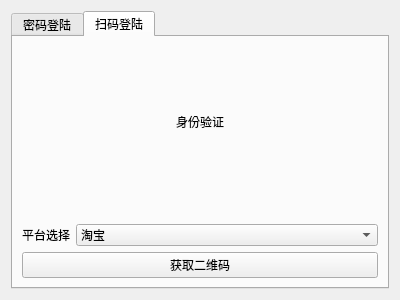
<?xml version="1.0" encoding="UTF-8"?>
<ui version="4.0">
 <class>Login</class>
 <widget class="QWidget" name="Login">
  <property name="geometry">
   <rect>
    <x>0</x>
    <y>0</y>
    <width>400</width>
    <height>300</height>
   </rect>
  </property>
  <property name="windowTitle">
   <string>身份认证</string>
  </property>
  <layout class="QVBoxLayout" name="verticalLayout">
   <item>
    <widget class="QTabWidget" name="tabWidget">
     <property name="currentIndex">
      <number>1</number>
     </property>
     <widget class="QWidget" name="passwordTab">
      <attribute name="title">
       <string>密码登陆</string>
      </attribute>
      <layout class="QVBoxLayout" name="verticalLayout_2">
       <item>
        <widget class="QLabel" name="label_4">
         <property name="text">
          <string>身份验证</string>
         </property>
         <property name="alignment">
          <set>Qt::AlignCenter</set>
         </property>
        </widget>
       </item>
       <item>
        <spacer name="verticalSpacer_4">
         <property name="orientation">
          <enum>Qt::Vertical</enum>
         </property>
         <property name="sizeHint" stdset="0">
          <size>
           <width>20</width>
           <height>40</height>
          </size>
         </property>
        </spacer>
       </item>
       <item>
        <layout class="QHBoxLayout" name="horizontalLayout">
         <item>
          <widget class="QLabel" name="label">
           <property name="text">
            <string> 账  号 </string>
           </property>
          </widget>
         </item>
         <item>
          <widget class="QLineEdit" name="lineEdit"/>
         </item>
        </layout>
       </item>
       <item>
        <layout class="QHBoxLayout" name="horizontalLayout_2">
         <item>
          <widget class="QLabel" name="label_2">
           <property name="text">
            <string> 密  码 </string>
           </property>
          </widget>
         </item>
         <item>
          <widget class="QLineEdit" name="lineEdit_2"/>
         </item>
        </layout>
       </item>
       <item>
        <spacer name="verticalSpacer_2">
         <property name="orientation">
          <enum>Qt::Vertical</enum>
         </property>
         <property name="sizeHint" stdset="0">
          <size>
           <width>20</width>
           <height>40</height>
          </size>
         </property>
        </spacer>
       </item>
       <item>
        <layout class="QHBoxLayout" name="horizontalLayout_3" stretch="1,9">
         <item>
          <widget class="QLabel" name="label_3">
           <property name="text">
            <string>平台选择</string>
           </property>
          </widget>
         </item>
         <item>
          <widget class="QComboBox" name="platformBox_password">
           <item>
            <property name="text">
             <string>淘宝</string>
            </property>
           </item>
           <item>
            <property name="text">
             <string>京东</string>
            </property>
           </item>
          </widget>
         </item>
        </layout>
       </item>
       <item>
        <layout class="QHBoxLayout" name="horizontalLayout_4">
         <item>
          <widget class="QCheckBox" name="checkBox">
           <property name="text">
            <string>自动登陆</string>
           </property>
          </widget>
         </item>
         <item>
          <spacer name="horizontalSpacer">
           <property name="orientation">
            <enum>Qt::Horizontal</enum>
           </property>
           <property name="sizeHint" stdset="0">
            <size>
             <width>40</width>
             <height>20</height>
            </size>
           </property>
          </spacer>
         </item>
         <item>
          <widget class="QCheckBox" name="checkBox_2">
           <property name="text">
            <string>记住密码</string>
           </property>
          </widget>
         </item>
        </layout>
       </item>
       <item>
        <widget class="QPushButton" name="pushButton">
         <property name="text">
          <string>登陆</string>
         </property>
        </widget>
       </item>
      </layout>
     </widget>
     <widget class="QWidget" name="qrcodeTab">
      <attribute name="title">
       <string>扫码登陆</string>
      </attribute>
      <layout class="QVBoxLayout" name="verticalLayout_4">
       <item>
        <widget class="QLabel" name="label_5">
         <property name="text">
          <string>身份验证</string>
         </property>
         <property name="alignment">
          <set>Qt::AlignCenter</set>
         </property>
        </widget>
       </item>
       <item>
        <layout class="QHBoxLayout" name="horizontalLayout_5">
         <item>
          <spacer name="horizontalSpacer_2">
           <property name="orientation">
            <enum>Qt::Horizontal</enum>
           </property>
           <property name="sizeHint" stdset="0">
            <size>
             <width>40</width>
             <height>20</height>
            </size>
           </property>
          </spacer>
         </item>
         <item>
          <layout class="QVBoxLayout" name="qrcodeLayout"/>
         </item>
         <item>
          <spacer name="horizontalSpacer_3">
           <property name="orientation">
            <enum>Qt::Horizontal</enum>
           </property>
           <property name="sizeHint" stdset="0">
            <size>
             <width>40</width>
             <height>20</height>
            </size>
           </property>
          </spacer>
         </item>
        </layout>
       </item>
       <item>
        <layout class="QHBoxLayout" name="horizontalLayout_6" stretch="1,9">
         <item>
          <widget class="QLabel" name="label_6">
           <property name="text">
            <string>平台选择</string>
           </property>
          </widget>
         </item>
         <item>
          <widget class="QComboBox" name="platformBox_qrcode">
           <item>
            <property name="text">
             <string>淘宝</string>
            </property>
           </item>
           <item>
            <property name="text">
             <string>京东</string>
            </property>
           </item>
          </widget>
         </item>
        </layout>
       </item>
       <item>
        <widget class="QPushButton" name="qrcodeButton">
         <property name="text">
          <string>获取二维码</string>
         </property>
        </widget>
       </item>
      </layout>
     </widget>
    </widget>
   </item>
  </layout>
 </widget>
 <resources/>
 <connections/>
</ui>
